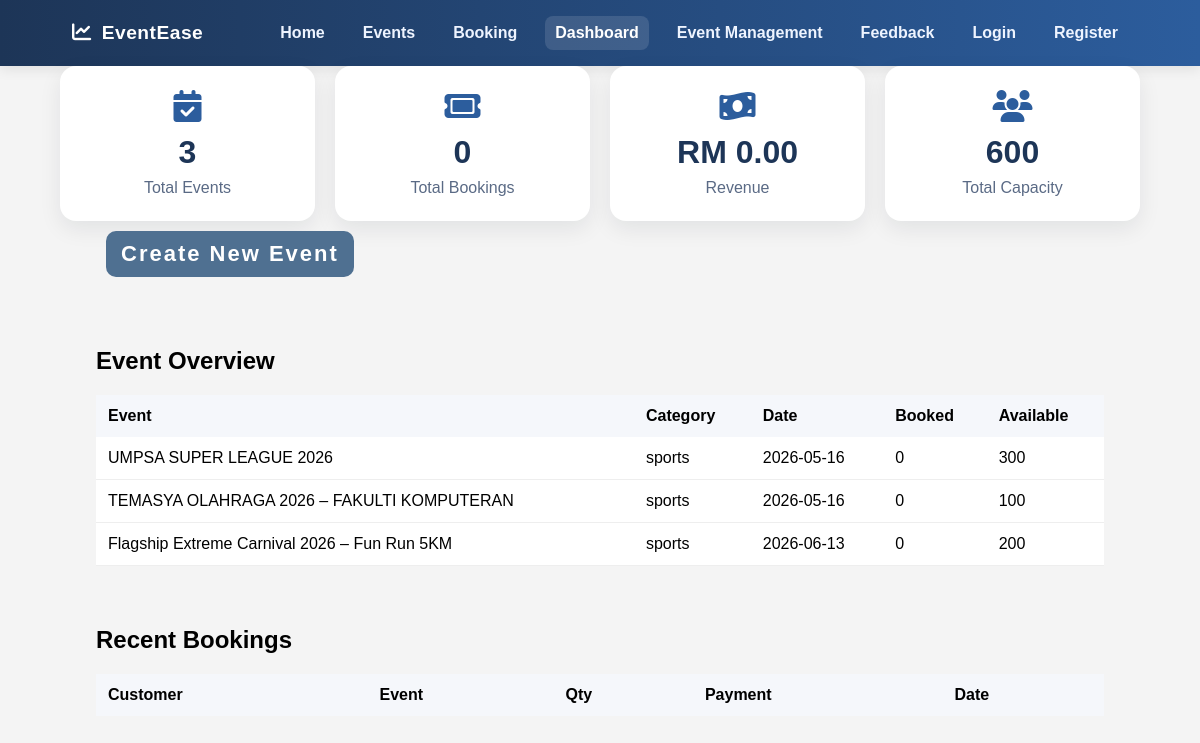
Page /dashboard.php on the committed database.
### tables this page shows
CREATE TABLE `events` (
  `event_id` int NOT NULL,
  `event_name` varchar(100) NOT NULL,
  `description` text,
  `category` varchar(50) NOT NULL,
  `event_date` date NOT NULL,
  `venue` varchar(100) NOT NULL,
  `ticket_price` decimal(10,2) NOT NULL,
  `capacity` int NOT NULL
);

### dashboard.php (the view, shortened to what this page needs)
<?php
require 'database.php';
$eventSql = "
SELECT
    e.event_id,
    e.event_name,
    e.category,
    e.event_date,
    e.ticket_price,
    e.capacity,
    IFNULL(SUM(b.quantity), 0) AS booked,
    (e.capacity - IFNULL(SUM(b.quantity), 0)) AS available
FROM events e
LEFT JOIN bookings b ON e.event_id = b.event_id
GROUP BY e.event_id
ORDER BY e.event_date ASC
";
$eventResult = mysqli_query($conn, $eventSql);
$stats = [
    'events' => 0,
    'bookings' => 0,
    'revenue' => 0,
    'capacity' => 0,
];
if ($countResult = mysqli_query($conn, "SELECT COUNT(*) AS total_events FROM events")) {
    $countRow = mysqli_fetch_assoc($countResult);
    $stats['events'] = (int)($countRow['total_events'] ?? 0);
}
if ($countResult = mysqli_query($conn, "SELECT COUNT(*) AS total_bookings FROM bookings")) {
    $countRow = mysqli_fetch_assoc($countResult);
    $stats['bookings'] = (int)($countRow['total_bookings'] ?? 0);
}
if ($countResult = mysqli_query($conn, "SELECT COALESCE(SUM(total_payment), 0) AS total_revenue FROM bookings")) {
    $countRow = mysqli_fetch_assoc($countResult);
    $stats['revenue'] = (float)($countRow['total_revenue'] ?? 0);
}
if ($countResult = mysqli_query($conn, "SELECT COALESCE(SUM(capacity), 0) AS total_capacity FROM events")) {
    $countRow = mysqli_fetch_assoc($countResult);
    $stats['capacity'] = (int)($countRow['total_capacity'] ?? 0);
}
?>
<!DOCTYPE html>
<html>
<head>
    <link rel="stylesheet" href="mainstyle.css">
    <link rel="stylesheet" href="https://cdnjs.cloudflare.com/ajax/libs/font-awesome/6.5.0/css/all.min.css">
</head>
<body>
    <nav class="navbar">
        <div class="logo">
            <i class="fa-solid fa-chart-line"></i>
            EventEase
        </div>
        <ul>
            <li><a href="index.php">Home</a></li>
            <li><a href="event_listing.php">Events</a></li>
            <li><a href="booking.php">Booking</a></li>
            <li><a href="dashboard.php" class="active">Dashboard</a></li>
            <li><a href="eventmanagement.php">Event Management</a></li>
            <li><a href="feedback.php">Feedback</a></li>
            <li><a href="login.php">Login</a></li>
            <li><a href="signup.php">Register</a></li>
        </ul>
    </nav>
    <section class="statistics" style="width:min(1100px, 90%);margin:0 auto;">
        <div class="stat">
            <i class="fa-solid fa-calendar-check"></i>
            <h2><?php echo $stats['events']; ?></h2>
            <p>Total Events</p>
        </div>
        <div class="stat">
            <i class="fa-solid fa-ticket"></i>
            <h2><?php echo $stats['bookings']; ?></h2>
            <p>Total Bookings</p>
        </div>
        <div class="stat">
            <i class="fa-solid fa-money-bill-wave"></i>
            <h2>RM <?php echo number_format($stats['revenue'], 2); ?></h2>
            <p>Revenue</p>
        </div>
        <div class="stat">
            <i class="fa-solid fa-users"></i>
            <h2><?php echo $stats['capacity']; ?></h2>
            <p>Total Capacity</p>
        </div>
    </section>
    <section style="padding: 0 8% 20px; width: 100%; box-sizing: border-box;">
        <a href="eventmanagement.php" class="submit-form-btn" style="display:inline-flex; align-items:center; gap:8px; text-decoration:none;">Create New Event</a>
    </section>
    <section style="padding: 20px 8%; width: 100%; box-sizing: border-box;">
        <h2 style="text-align:left;">Event Overview</h2>
        <table style="width:100%;background:#fff;border-collapse:collapse;">
            <tr style="background:#f5f7fb;">
                <th style="padding:12px;text-align:left;">Event</th>
                <th style="padding:12px;text-align:left;">Category</th>
                <th style="padding:12px;text-align:left;">Date</th>
                <th style="padding:12px;text-align:left;">Booked</th>
                <th style="padding:12px;text-align:left;">Available</th>
            </tr>
            <?php while ($row = mysqli_fetch_assoc($eventResult)) { ?>
            <tr>
                <td style="padding:12px;border-bottom:1px solid #eee;"><?php echo htmlspecialchars($row['event_name']); ?></td>
                <td style="padding:12px;border-bottom:1px solid #eee;"><?php echo htmlspecialchars($row['category']); ?></td>
                <td style="padding:12px;border-bottom:1px solid #eee;"><?php echo htmlspecialchars($row['event_date']); ?></td>
                <td style="padding:12px;border-bottom:1px solid #eee;"><?php echo (int)$row['booked']; ?></td>
                <td style="padding:12px;border-bottom:1px solid #eee;"><?php echo (int)$row['available']; ?></td>
            </tr>
            <?php } ?>
        </table>
    </section>
    <section style="padding: 20px 8%; width: 100%; box-sizing: border-box;">
        <h2 style="text-align:left;">Recent Bookings</h2>
        <table style="width:100%;background:#fff;border-collapse:collapse;">
            <tr style="background:#f5f7fb;">
                <th style="padding:12px;text-align:left;">Customer</th>
                <th style="padding:12px;text-align:left;">Event</th>
                <th style="padding:12px;text-align:left;">Qty</th>
                <th style="padding:12px;text-align:left;">Payment</th>
                <th style="padding:12px;text-align:left;">Date</th>
            </tr>
        </table>
    </section>
</body>
</html>

### mainstyle.css (style rules this page uses)
body { font-family: Arial, sans-serif; background-color:#f4f4f4; margin:0; display:flex; flex-direction:column; min-height: 100vh; width: 100%; }
nav, .navbar { background: linear-gradient(90deg, #1d3557, #2c5d9d); padding: 16px 6%; display: flex; align-items: center; justify-content: space-between; flex-wrap: wrap; gap: 10px 18px; box-shadow: 0 4px 12px rgba(0, 0, 0, 0.08); }
.navbar .logo { color: #fff; font-size: 1.2rem; font-weight: 700; letter-spacing: 0.5px; display: flex; align-items: center; gap: 10px; }
nav ul, .navbar ul { list-style: none; display: flex; align-items: center; justify-content: center; flex-wrap: wrap; gap: 10px 18px; margin: 0; padding: 0; }
nav a, .navbar a, .navbar ul li a { color: #eef4ff; text-decoration: none; font-weight: 600; display: inline-flex; align-items: center; white-space: nowrap; padding: 8px 10px; border-radius: 8px; transition: background 0.2s ease; }
nav a:hover, .navbar a:hover, .navbar ul li a:hover, .navbar ul li a.active { background: rgba(255, 255, 255, 0.12); color: #fff; }
a { text-decoration:none; color:#4f7091; }
.submit-form-btn { margin:10px; padding: 10px 15px; font-size: 22px; background-color:#4f7091; border-radius:10px; color: white; font-weight: 600; letter-spacing:2px; font-family: Arial, sans-serif; transition: 0.1s; }
.statistics { width: min(1100px, 90%); margin: 40px auto; display: grid; grid-template-columns: repeat(auto-fit, minmax(220px, 1fr)); gap: 20px; }
.stat { background: #fff; border-radius: 16px; padding: 24px; text-align: center; box-shadow: 0 8px 22px rgba(15, 23, 42, 0.08); }
.stat i { font-size: 2rem; color: #2c5d9d; margin-bottom: 12px; }
.stat h2 { font-size: 2rem; margin: 0; color: #1d3557; }
.stat p { margin: 8px 0 0; color: #5a6a85; }

### rows in the picture
events: event_name "UMPSA SUPER LEAGUE 2026", category "sports", event_date "2026-05-16", booked "0", available "300"
events: event_name "TEMASYA OLAHRAGA 2026 – FAKULTI KOMPUTERAN", category "sports", event_date "2026-05-16", booked "0", available "100"
events: event_name "Flagship Extreme Carnival 2026 – Fun Run 5KM", category "sports", event_date "2026-06-13", booked "0", available "200"

### other values in the picture
$stats['events'] "3"
$stats['bookings'] "0"
$stats['revenue'] "0.00"
$stats['capacity'] "600"
